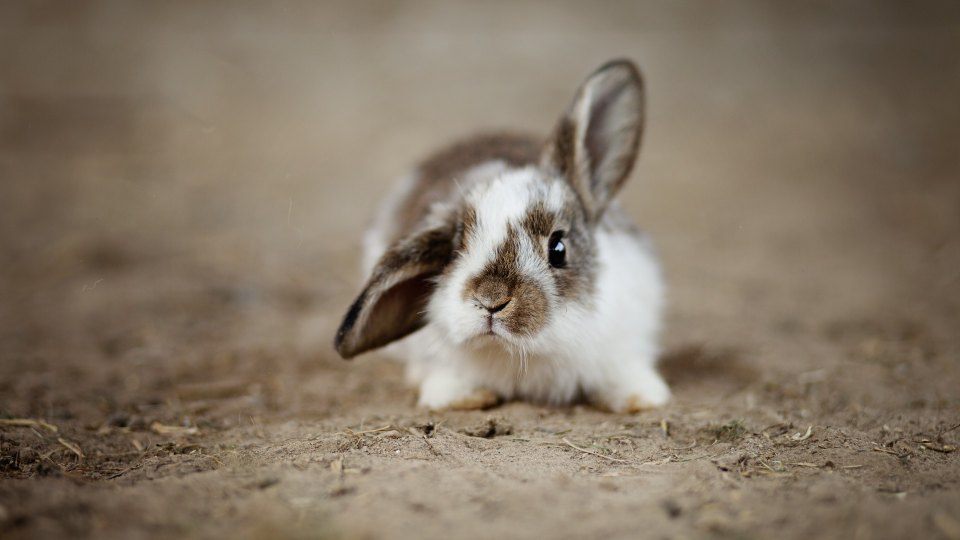
#> input picture opencv/base_use/img/rabbit1.jpg, 1920 x 1080 px, found by its file name (shown at 1/2 size)
$ jupyter execute erode-dilate.ipynb
#> lines starting #> are read from the running program, lines starting #| are printed output that depends on the picture; after the words box and inside, x2 and y2 are one past the last pixel; in counts of white or black regions, pixels touching at a corner belong together
## 腐蚀

[cell 1]
import numpy as np
import cv2

[cell 2]
def imshow(name, img):
    cv2.imshow(name, img)
    cv2.waitKey(0)
    cv2.destroyAllWindows()

[cell 3]
rabbit = cv2.imread('.\\img\\rabbit1.jpg')
#> rabbit is the input picture: shape (1080, 1920, 3); mean B, G, R 101.6, 118.2, 131.8
rabbit = cv2.resize(rabbit, (480, 270))
#> rabbit: shape (270, 480, 3)
imshow('rabbit', rabbit)

[cell 4]
kerode = np.ones((3, 3))
rabbit_erode = cv2.erode(rabbit, kerode)
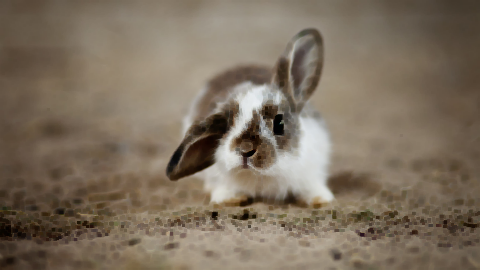
#> rabbit_erode: shape (270, 480, 3); mean B, G, R 94.5, 111.3, 125
imshow('rabbit_erode', rabbit_erode)

[cell 5]
cat = cv2.imread('.\\img\\cat1.jpg')
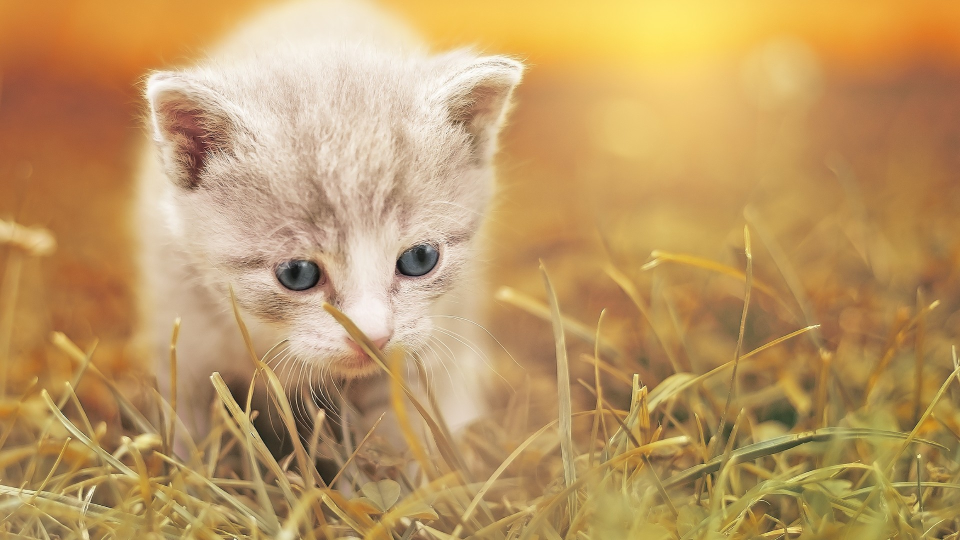
#> input picture opencv/base_use/img/cat1.jpg, 1920 x 1080 px, found by its file name (shown at 1/2 size)
#> cat is the input picture: shape (1080, 1920, 3); mean B, G, R 100.2, 152.9, 189.8
cat = cv2.resize(cat, (480, 270))
#> cat: shape (270, 480, 3)
imshow('cat', cat)

[cell 6]
gray_cat = cv2.cvtColor(cat, cv2.COLOR_BGR2GRAY)
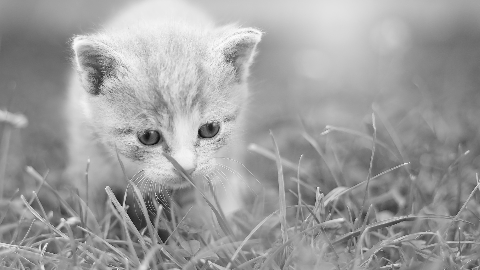
#> gray_cat: shape (270, 480); min 13, max 253, mean 158
res,thresh_cat = cv2.threshold(gray_cat, 127, 255, type=cv2.THRESH_OTSU)
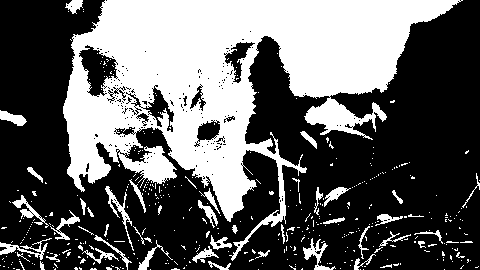
#> thresh_cat: shape (270, 480); 38.2% white; 417 white regions (369 under 20 px), largest, box (x1, y1, x2, y2) and area: (63, 0, 463, 261) 43609, (105, 186, 134, 251) 319, (0, 238, 52, 260) 315
#> res = 165
cat_stack = np.hstack((gray_cat, thresh_cat))
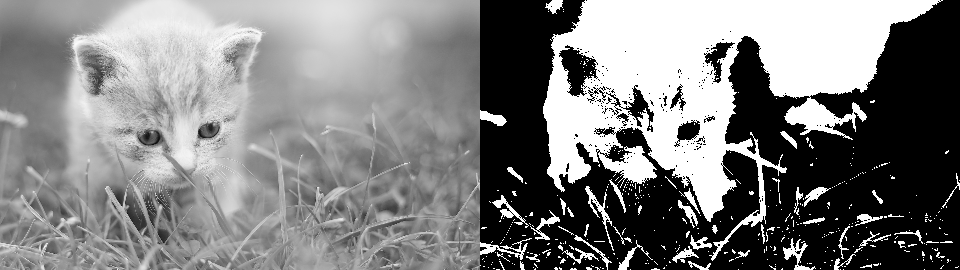
#> cat_stack: shape (270, 960); min 0, max 255, mean 127.7
imshow('cat_binary', cat_stack)

[cell 7]
kerode = np.ones((3, 3))
cat_erode1 = cv2.erode(thresh_cat, kerode, iterations=1)
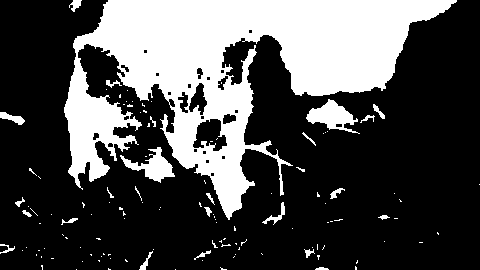
#> cat_erode1: shape (270, 480); 30% white; 123 white regions (98 under 20 px), largest, box (x1, y1, x2, y2) and area: (64, 0, 457, 220) 35697, (306, 99, 360, 134) 881, (120, 147, 175, 183) 769
cat_erode2 = cv2.erode(thresh_cat, kerode, iterations=2)
#> cat_erode2: shape (270, 480); 26.2% white; 51 white regions (42 under 20 px), largest, box (x1, y1, x2, y2) and area: (74, 0, 456, 217) 28828, (65, 58, 140, 185) 3470, (308, 101, 353, 128) 646
cat_erode3 = cv2.erode(thresh_cat, kerode, iterations=3)
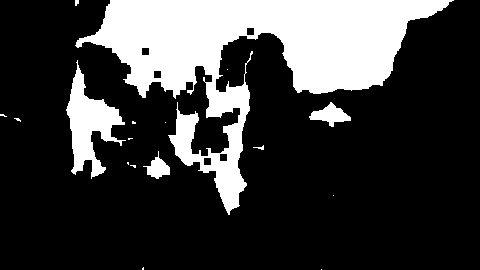
#> cat_erode3: shape (270, 480); 23.6% white; 17 white regions (11 under 20 px), largest, box (x1, y1, x2, y2) and area: (75, 0, 454, 215) 26734, (66, 60, 126, 179) 2872, (309, 102, 351, 127) 501, (143, 151, 170, 179) 346, (253, 145, 264, 150) 23, (75, 0, 79, 6) 20
cat_stack = np.hstack((cat_erode1, cat_erode2, cat_erode3))
#> cat_stack: shape (270, 1440); 26.6% white; 191 white regions (151 under 20 px), largest, box (x1, y1, x2, y2) and area: (64, 0, 457, 220) 35697, (554, 0, 936, 217) 28828, (1035, 0, 1414, 215) 26734
imshow('cat_erode', cat_stack)

## 膨胀

[cell 8]
kdilate = np.ones((3, 3))
cat_dilate1 = cv2.dilate(cat_erode1, kdilate, iterations=1)
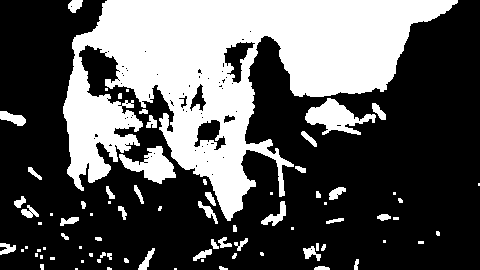
#> cat_dilate1: shape (270, 480); 34.8% white; 80 white regions (32 under 20 px), largest, box (x1, y1, x2, y2) and area: (63, 0, 458, 221) 39200, (305, 98, 376, 135) 1246, (119, 146, 176, 184) 1037
cat_dilate2 = cv2.dilate(cat_erode2, kdilate, iterations=2)
#> cat_dilate2: shape (270, 480); 32.1% white; 27 white regions, largest, box (x1, y1, x2, y2) and area: (72, 0, 458, 219) 33126, (63, 56, 142, 187) 4850, (306, 99, 355, 130) 962
cat_dilate3 = cv2.dilate(cat_erode3, kdilate, iterations=3)
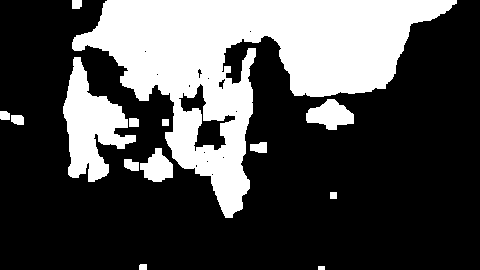
#> cat_dilate3: shape (270, 480); 30.2% white; 14 white regions, largest, box (x1, y1, x2, y2) and area: (72, 0, 457, 218) 32256, (63, 57, 136, 182) 4451, (306, 99, 354, 130) 939
cat_stack = np.hstack((cat_dilate1, cat_dilate2, cat_dilate3))
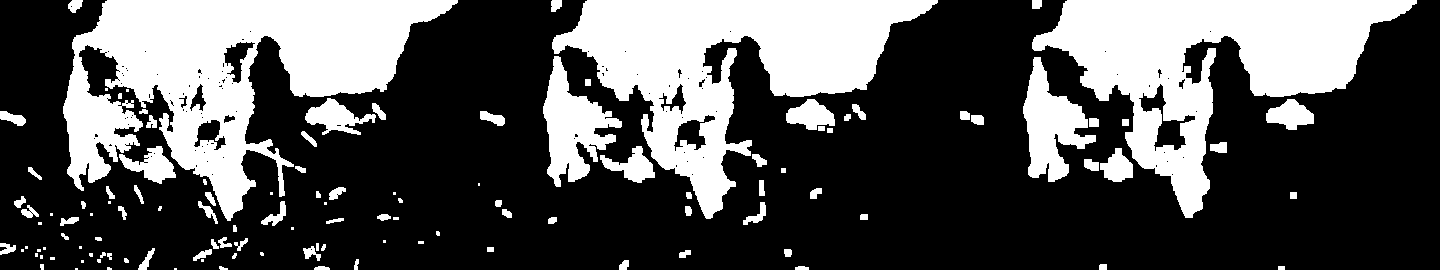
#> cat_stack: shape (270, 1440); 32.4% white; 121 white regions (32 under 20 px), largest, box (x1, y1, x2, y2) and area: (63, 0, 458, 221) 39200, (552, 0, 938, 219) 33126, (1032, 0, 1417, 218) 32256
imshow('cat_dilate', cat_stack)
